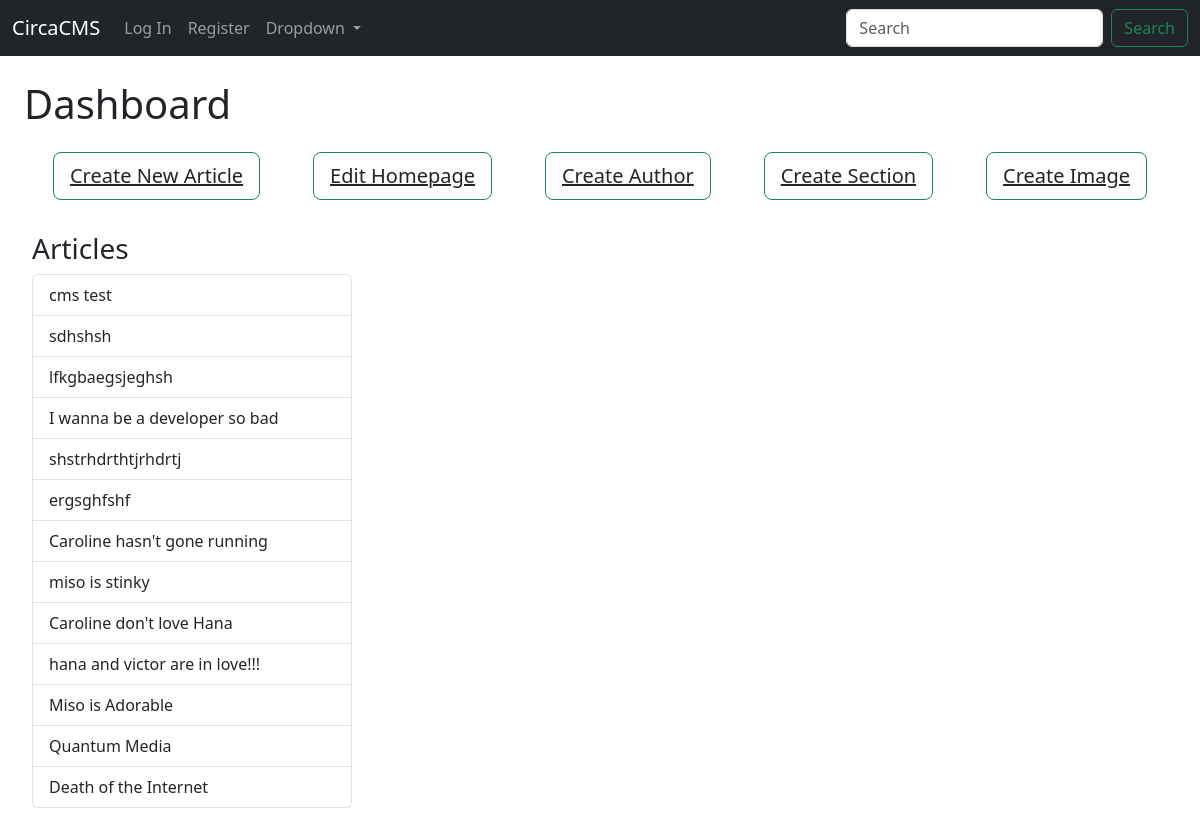
The app's page /cms_dashboard/ with its own data.
### news/models.py (models this page shows, shortened)
class Article(models.Model):
    headline = models.CharField(max_length=50, blank=False, unique_for_date="date")
    main = models.ForeignKey(Image, null=True, on_delete=models.PROTECT)
    byline = models.ForeignKey(Author,null=True, on_delete=models.PROTECT)
    deck = models.CharField(max_length=240, blank=False)
    slug = models.SlugField(unique=True)
    url = models.SlugField(max_length=40, unique=True, null=True)
    date = models.DateTimeField(auto_now_add=False, null=True)
    content = HTMLField()
    section = models.ForeignKey(Section, null=True, on_delete=models.SET_NULL)
    updated_at = models.DateTimeField(blank=True, null=True)
    update_lang = models.CharField(max_length=50, blank=True, null=True)
    is_hero = models.BooleanField(default=False)
    is_featured = models.BooleanField(default=False)
    is_published = models.BooleanField(default=False)
    history = HistoricalRecords()
    changed_by = models.ForeignKey(User)

### cms/views.py (the view)
# urls.py: path("cms_dashboard/", include("cms.urls")),
def cms_dashboard(request):
    articles = Article.objects.order_by("-date")
    return render(request, 'cms/dashboard.html', {
      'articles': articles
      })

### cms/templates/cms/dashboard.html (shortened to what this page needs)
{% extends "cms/layout.html" %}
{% block body %}
<h1 class="m-4">Dashboard</h1>
<div class="dash mx-auto">
    <div class="btn-parent">
      <button type="button" class="btn btn-outline-success btn-lg">
        <a id="btn-hover" class="link-dark" href="{% url 'create_article' %}" style="color:">
          Create New Article
        </a>
      </button>
    </div>
    <div class="btn-parent">
      <button type="button" id="hover-parent"class="btn btn-outline-success btn-lg">
        <a id="btn-hover" class="link-dark"href="{% url 'edit_homepage' %}" style="">
          Edit Homepage
        </a>
      </button>
    </div>
    <div class="btn-parent">
      <button type="button" id="hover-parent"class="btn btn-outline-success btn-lg">
        <a id="btn-hover" class="link-dark"href="{% url 'create_author' %}" style="">
          Create Author
        </a>
      </button>
    </div>
    <div class="btn-parent">
      <button type="button" id="hover-parent"class="btn btn-outline-success btn-lg">
        <a id="btn-hover" class="link-dark"href="{% url 'create_section' %}" style="">
          Create Section
        </a>
      </button>
    </div>
      <div class="btn-parent">
        <button type="button" id="hover-parent"class="btn btn-outline-success btn-lg">
          <a id="btn-hover" class="link-dark"href="{% url 'create_image' %}" style="">
            Create Image
          </a>
        </button>
      </div>
</div>
<div class="cms-articles" >
<h3>Articles</h3>
  <div class="list-group ">
  {% for article in articles %}
    <a href="{% url 'edit_article' article.id %}" class="list-group-item list-group-item-action">
      {{ article.headline }}
    </a>
  {% endfor %}
  </div>
</div>
{% endblock %}

### cms/templates/cms/layout.html (shortened to what this page needs)
{% load static %}
<!DOCTYPE html>
<html lang="en">
    <head>
        <link href="{% static 'cms/styles.css' %}" rel="stylesheet">
        <link href="https://cdn.jsdelivr.net/npm/bootstrap@5.3.3/dist/css/bootstrap.min.css" rel="stylesheet">
    </head>
    <body>
        <nav class="navbar navbar-expand-lg navbar-dark bg-dark">
            <div class="container-fluid">
                <a class="navbar-brand" href="{% url 'cms_dashboard' %}">CircaCMS</a>
              <div class="collapse navbar-collapse" id="navbarSupportedContent">
                <ul class="navbar-nav me-auto mb-2 mb-lg-0">
                {% if user.is_authenticated %}
                    <li class="nav-item">
                        <a class="nav-link" href="{% url 'logout' %}">Log Out</a>
                    </li>
                {% else %}
                    <li class="nav-item">
                        <a class="nav-link" href="{% url 'login' %}">Log In</a>
                    </li>
                    <li class="nav-item">
                        <a class="nav-link" href="{% url 'register' %}">Register</a>
                    </li>
                {% endif %}
                  <li class="nav-item dropdown">
                    <a class="nav-link dropdown-toggle" href="#" id="navbarDropdown" role="button" data-bs-toggle="dropdown" aria-expanded="false">
                      Dropdown
                    </a>
                  </li>
                </ul>
                <form class="d-flex" action="{% url 'get_query' %}" method="get">
                  <input class="form-control me-2" name="q" type="search" placeholder="Search" aria-label="Search">
                  <button class="btn btn-outline-success" type="submit">Search</button>
                </form>
              </div>
            </div>
          </nav>
          <div class="content">
            {% block body %}
            {% endblock %}
        </div>
    </body>
</html>

### cms/static/cms/styles.css (style rules this page uses)
.dropdown { position: relative; display: inline-block; }
.content { display: flex; flex-direction: column; }
.cms-articles { display: flex; margin: 2rem; flex-direction: column; width: 20rem; }
.dash { display: flex; justify-content: space-evenly; align-items: start; min-width: 100%; align-items: start; overflow-x: scroll; }

### records on screen
Article: headline "cms test"
Article: headline "sdhshsh"
Article: headline "lfkgbaegsjeghsh"
Article: headline "I wanna be a developer so bad"
Article: headline "shstrhdrthtjrhdrtj"
Article: headline "ergsghfshf"
Article: headline "Caroline hasn't gone running"
Article: headline "miso is stinky"
Article: headline "Caroline don't love Hana"
Article: headline "hana and victor are in love!!!"
Article: headline "Miso is Adorable"
Article: headline "Quantum Media"
Article: headline "Death of the Internet"
